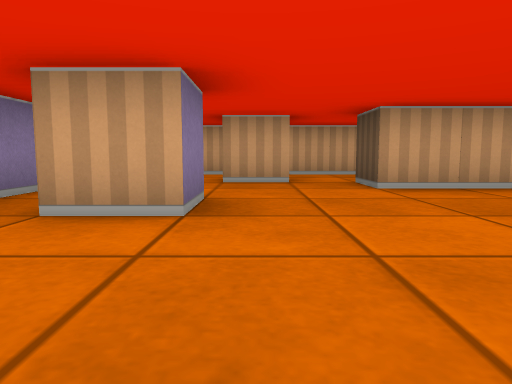
[1] (above)

12 first-person views from a walk through a cub3D level. The camera is about half as high as the walls, tilts 6° down and sees 70° across. The floor is counted in squares. Each view is taken from the middle of a square. On the plan, view 1 faces up. The plan holds only what a view shows up to about 9 squares ahead; the rest is blank.

[2]
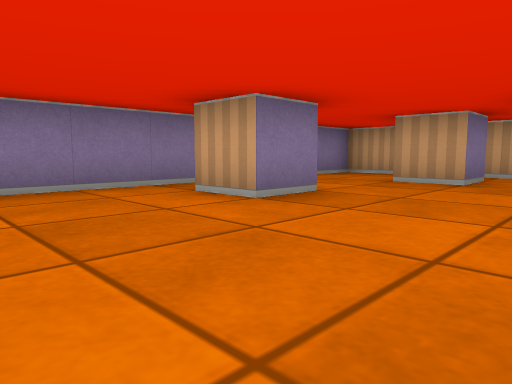

[3]
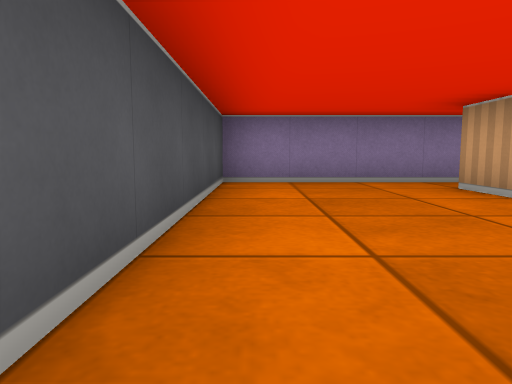

[4]
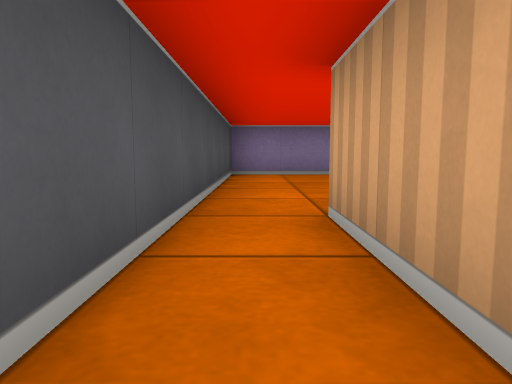

[5]
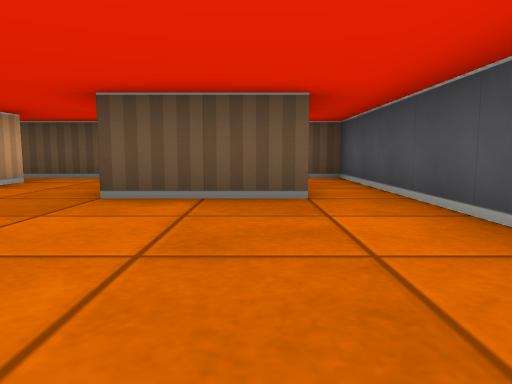

[6]
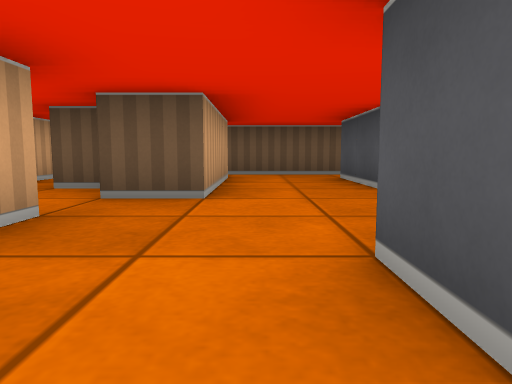

[7]
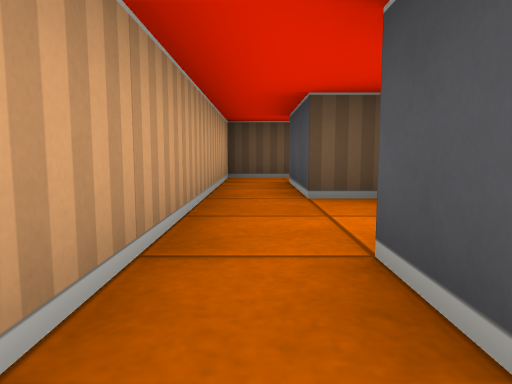

[8]
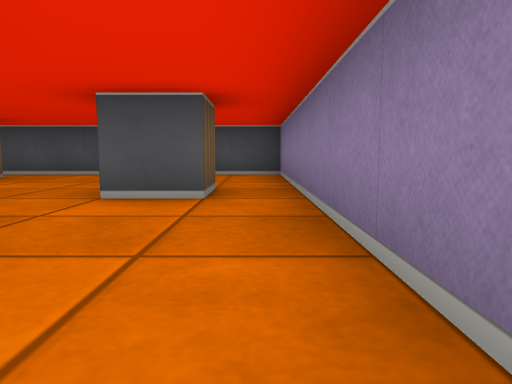

[9]
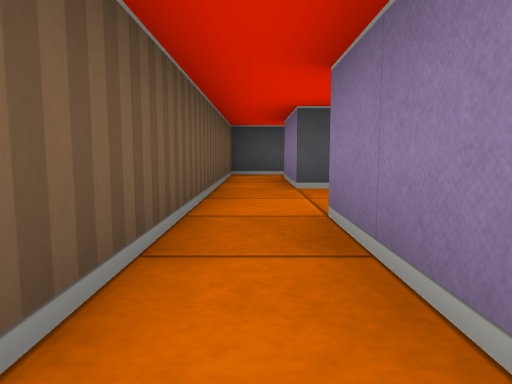

[10]
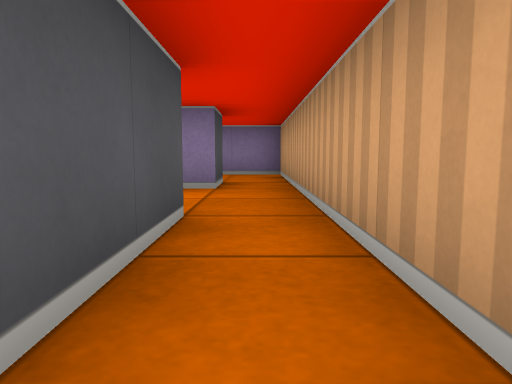

[11]
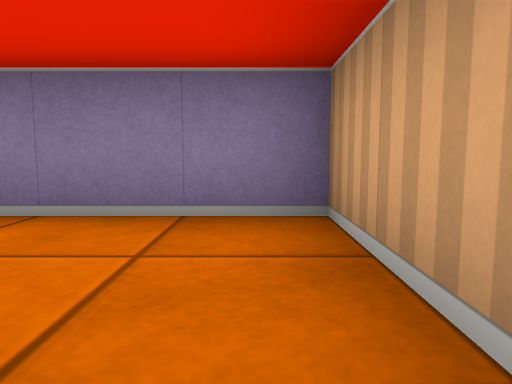

[12]
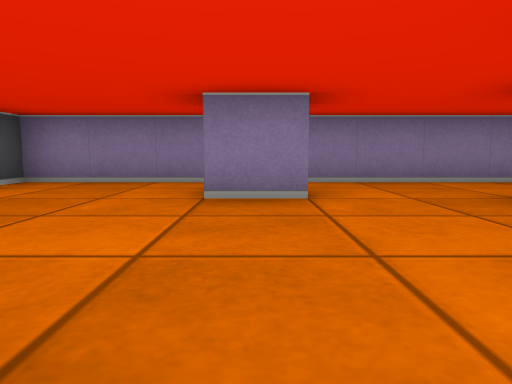

### Floor plan
Points are (right, up) in squares from view 1. A wall is a line through its corners. A room is listed if a view was taken in it or the views show most of it. See-through windows are left out.
Room 1 (views 1, 2, 3, 5, 6, 7, 8, 9, 10, 11)
walls: (-0.5, 3.5) (-0.5, 2.5) (-1.5, 2.5) (-1.5, 3.5) (-0.5, 3.5); (-0.5, 6.5) (0.5, 6.5) (0.5, 5.5) (-0.5, 5.5); (2.5, 4.5) (1.5, 4.5) (1.5, 5.5); (2.5, 5.8) (2.5, 6.5) (4.5, 6.5); (4.5, 0.5) (2.5, 0.5) (2.5, 2.5); (5.5, 6.5) (5.5, 7.5) (-2.5, 7.5) (-2.5, -0.5) (4.5, -0.5)
ways out: opening at (3.5, 0) to room 2; opening at (3.5, 3.5) to room 3; opening at (5, 5.5) to room 3
Room 2 (view 4)
walls: (4.5, -0.5) (5.5, -0.5) (5.5, 0.5)
ways out: opening at (3.5, 0) to room 1; opening at (5, 1.5) to room 3
Room 3 (view 12)
walls: (2.5, 2.5) (4.5, 2.5) (4.5, 0.5); (4.5, 6.5) (4.5, 4.5) (2.5, 4.5); (5.5, 0.5) (5.5, 6.5)
ways out: opening at (3.5, 3.5) to room 1; opening at (5, 5.5) to room 1; opening at (5, 1.5) to room 2

Positions as (right, up) in squares from view 1, and headings:
1: (0, 0), facing up
2: (2, 0), facing up-left
3: (3, 0), facing left
4: (5, 0), facing left
5: (-1, 1), facing right
6: (-2, 4), facing right
7: (-1, 7), facing right
8: (-2, 7), facing down
9: (5, 7), facing down
10: (5, 7), facing left
11: (0, 7), facing left
12: (3, 3), facing left
